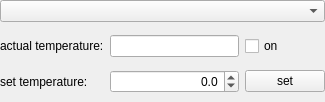
<?xml version="1.0" encoding="UTF-8"?>
<ui version="4.0">
 <class>snowgui::coolercontrollerwidget</class>
 <widget class="QWidget" name="coolercontrollerwidget">
  <property name="geometry">
   <rect>
    <x>0</x>
    <y>0</y>
    <width>325</width>
    <height>102</height>
   </rect>
  </property>
  <property name="minimumSize">
   <size>
    <width>0</width>
    <height>102</height>
   </size>
  </property>
  <property name="maximumSize">
   <size>
    <width>16777215</width>
    <height>105</height>
   </size>
  </property>
  <property name="windowTitle">
   <string>Form</string>
  </property>
  <layout class="QVBoxLayout" name="verticalLayout">
   <property name="leftMargin">
    <number>0</number>
   </property>
   <property name="topMargin">
    <number>0</number>
   </property>
   <property name="rightMargin">
    <number>0</number>
   </property>
   <property name="bottomMargin">
    <number>0</number>
   </property>
   <item>
    <widget class="QComboBox" name="coolerSelectionBox"/>
   </item>
   <item>
    <widget class="QWidget" name="coolerInfo" native="true">
     <layout class="QGridLayout" name="gridLayout">
      <property name="leftMargin">
       <number>0</number>
      </property>
      <property name="topMargin">
       <number>0</number>
      </property>
      <property name="rightMargin">
       <number>0</number>
      </property>
      <property name="bottomMargin">
       <number>0</number>
      </property>
      <item row="1" column="0">
       <widget class="QLabel" name="setTemperatureLabel">
        <property name="text">
         <string>set temperature:</string>
        </property>
       </widget>
      </item>
      <item row="1" column="1">
       <widget class="QDoubleSpinBox" name="setTemperatureSpinBox">
        <property name="alignment">
         <set>Qt::AlignRight|Qt::AlignTrailing|Qt::AlignVCenter</set>
        </property>
        <property name="decimals">
         <number>1</number>
        </property>
        <property name="minimum">
         <double>-50.000000000000000</double>
        </property>
        <property name="maximum">
         <double>50.000000000000000</double>
        </property>
       </widget>
      </item>
      <item row="0" column="2">
       <widget class="QCheckBox" name="onoffBox">
        <property name="text">
         <string>on</string>
        </property>
       </widget>
      </item>
      <item row="0" column="1">
       <widget class="QLineEdit" name="actualTemperatureField">
        <property name="alignment">
         <set>Qt::AlignRight|Qt::AlignTrailing|Qt::AlignVCenter</set>
        </property>
       </widget>
      </item>
      <item row="0" column="0">
       <widget class="QLabel" name="actualTemperatureLabel">
        <property name="text">
         <string>actual temperature:</string>
        </property>
       </widget>
      </item>
      <item row="1" column="2">
       <widget class="QPushButton" name="setTemperatureButton">
        <property name="text">
         <string>set</string>
        </property>
       </widget>
      </item>
     </layout>
    </widget>
   </item>
  </layout>
 </widget>
 <resources/>
 <connections>
 </connections>
 <slots>
  <slot>guiChanged()</slot>
  <slot>editingFinished()</slot>
  <slot>coolerChanged(int)</slot>
 </slots>
</ui>
